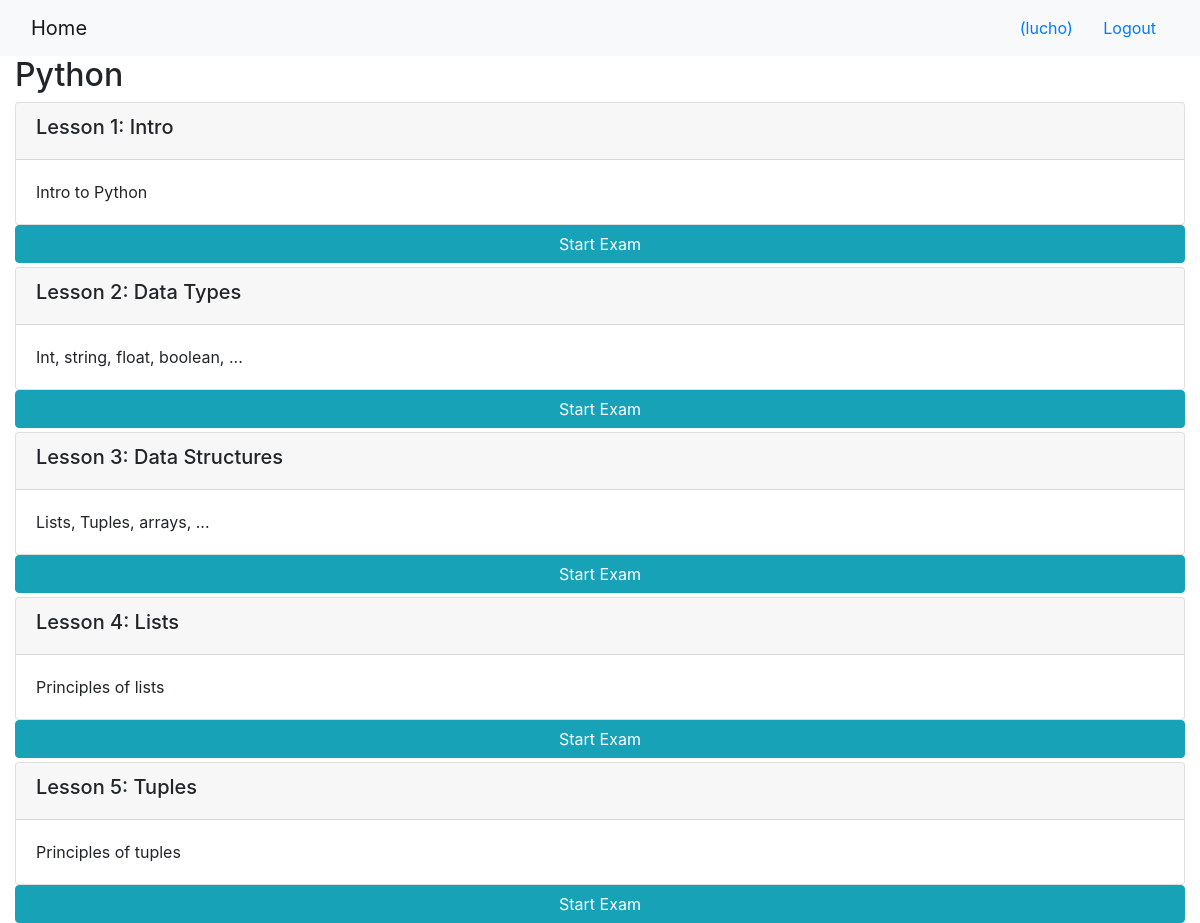
/onlinecourse/1/ (signed in), run on the app's committed database.
### onlinecourse/models.py (models this page shows, shortened)
class Course(models.Model):
    name = models.CharField(null=False, max_length=30, default='online course')
    image = models.ImageField(upload_to='course_images/')
    description = models.CharField(max_length=1000)
    pub_date = models.DateField(null=True)
    instructors = models.ManyToManyField(Instructor)
    users = models.ManyToManyField(settings.AUTH_USER_MODEL, through='Enrollment')
    total_enrollment = models.IntegerField(default=0)
    is_enrolled = False

class Lesson(models.Model):
    title = models.CharField(max_length=200, default="title")
    order = models.IntegerField(default=0)
    course = models.ForeignKey(Course, on_delete=models.CASCADE)
    content = models.TextField()

### onlinecourse/views.py (the view)
# urls.py: path('<int:pk>/', views.CourseDetailView.as_view(), name='course_details'),
class CourseDetailView(generic.DetailView):
    model = Course
    template_name = 'onlinecourse/course_detail_bootstrap.html'

### onlinecourse/templates/onlinecourse/course_detail_bootstrap.html (shortened to what this page needs)
<!DOCTYPE html>
<html lang="en">
<head>
     {% load static %}
    <link rel="stylesheet" href="https://maxcdn.bootstrapcdn.com/bootstrap/4.5.2/css/bootstrap.min.css">
</head>
<body>
    <nav class="navbar navbar-light bg-light">
        <div class="container-fluid">
            <div class="navbar-header">
                  <a class="navbar-brand" href="{% url 'onlinecourse:index' %}">Home</a>
            </div>
            <ul class="nav navbar-nav navbar-right">
                {% if user.is_authenticated %}
                <li>
                    <a class="btn btn-link" href="#">{{ user.first_name }}({{ user.username }})</a>
                    <a class="btn btn-link" href="{% url 'onlinecourse:logout' %}">Logout</a>
                </li>
                {% endif %}
            </ul>
        </div>
    </nav>
    <div class="container-fluid">
            <h2>{{ course.name }}</h2>
            <div class="card-columns-vertical">
                {% for lesson in course.lesson_set.all %}
                    <div class="card mt-1">
                        <div class="card-header"><h5>Lesson {{lesson.order|add:1}}: {{lesson.title}}</h5></div>
                        <div class="card-body">{{lesson.content}}</div>
                    </div>
                    {% if user.is_authenticated %}
                    <button data-toggle="collapse" class="btn btn-info btn-block" data-target="#exam_{{lesson.order|add:1}}">Start Exam</button>
                    {% endif %}
                {% endfor %}
            </div>
    </div>
</body>
</html>

### data on the page
Course: name "Python"
Lesson: order|add "1", title "Intro", content "Intro to Python"
Lesson: order|add "2", title "Data Types", content "Int, string, float, boolean, ..."
Lesson: order|add "3", title "Data Structures", content "Lists, Tuples, arrays, ..."
Lesson: order|add "4", title "Lists", content "Principles of lists"
Lesson: order|add "5", title "Tuples", content "Principles of tuples"

### other printed values
{{ user.username }} "lucho"
